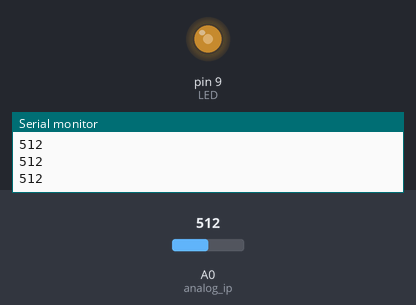
A sketch run on a simulated Arduino Uno, built with avr-gcc and run on an emulated ATmega328P. On the bench: output pins drawn as LEDs (lit = HIGH), the last lines printed to the serial monitor. The test bench sets the inputs (shaded band); at power-on: A0 (analog_ip) = 512.

Above: at 1.2 s.
1.3 s: A0 (analog_ip) set to 716
At 1.8 s:
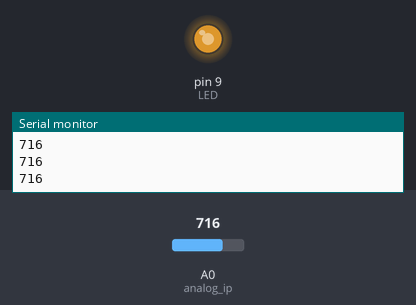
2.8 s: A0 (analog_ip) set to 900
At 3.1 s:
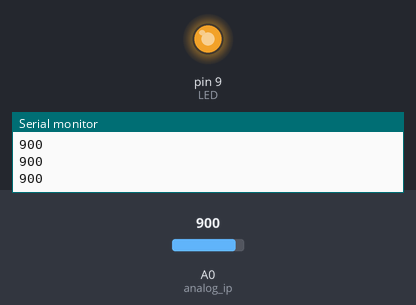
4.3 s: A0 (analog_ip) set to 122
At 5.5 s:
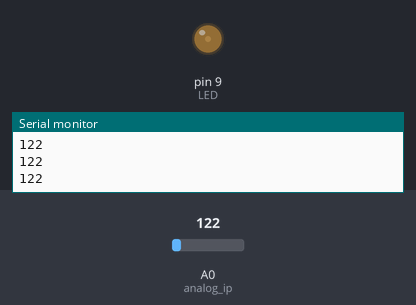
5.8 s: A0 (analog_ip) set to 0
At 6.9 s:
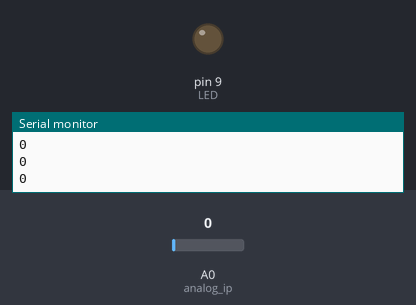
Timing chart, 0 to 8.3 s (numbered marks = the images above; inputs shaded):
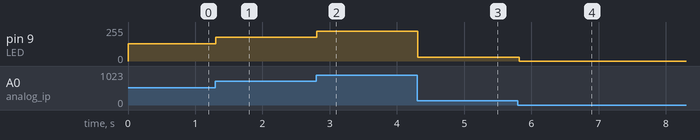

Measured:
- after the input at 1.3 s, pin 9 (LED): 128/255 → 179/255 at once
- after the input at 2.8 s, pin 9 (LED): 179/255 → 225/255 at once
- after the input at 4.3 s, pin 9 (LED): 225/255 → 30/255 at once
- after the input at 5.8 s, pin 9 (LED): 30/255 → 0/255 at once

The sketch:

Reading_Analog_Digital_input.ino
```cpp
const int analog_ip = A0;
const int LED = 9;
int inputVal = 0;

void setup() {
  pinMode (LED, OUTPUT);
  Serial.begin(9600);
}

void loop() {
  inputVal = analogRead(analog_ip);
  analogWrite (LED, inputVal/4);
  Serial.println(inputVal);
  delay(100);
}
```
